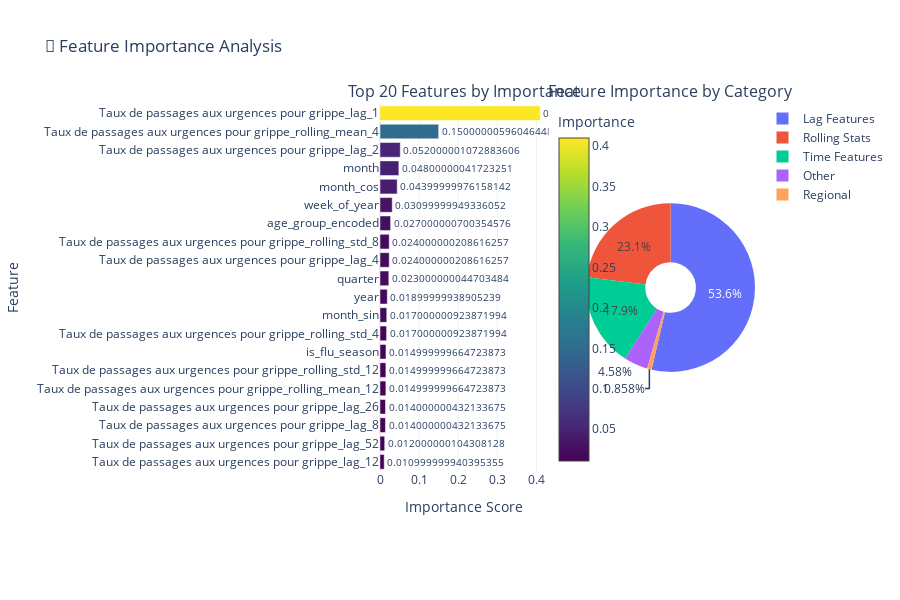
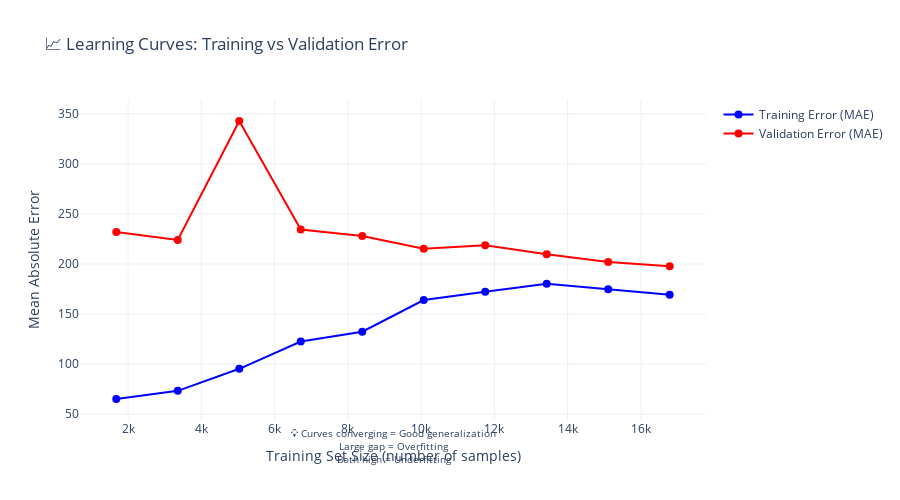

Here is the notebook cell these charts were saved with, in order:
### Code cell
if XGB_AVAILABLE and df is not None and target_col and 'pred_xgb' in test.columns:
    print("📊 Creating Feature Importance and Learning Curve Visualizations...\n")
    
    # ============ Feature Importance Visualization ============
    fig_importance = make_subplots(
        rows=1, cols=2,
        subplot_titles=('Top 20 Features by Importance', 'Feature Importance by Category'),
        specs=[[{'type': 'bar'}, {'type': 'pie'}]]
    )
    
    # Bar chart of top 20 features
    top_20 = importance.head(20).sort_values('importance', ascending=True)
    
    fig_importance.add_trace(
        go.Bar(
            x=top_20['importance'],
            y=top_20['feature'],
            orientation='h',
            marker=dict(
                color=top_20['importance'],
                colorscale='Viridis',
                showscale=True,
                colorbar=dict(title='Importance', x=0.45)
            ),
            text=top_20['importance'].round(3),
            textposition='outside',
            showlegend=False
        ),
        row=1, col=1
    )
    
    # Categorize features for pie chart
    def categorize_feature(feat_name):
        if 'lag' in feat_name:
            return 'Lag Features'
        elif 'rolling' in feat_name:
            return 'Rolling Stats'
        elif feat_name in ['month', 'week_of_year', 'quarter', 'month_sin', 'month_cos', 'is_flu_season']:
            return 'Time Features'
        elif 'region' in feat_name:
            return 'Regional'
        else:
            return 'Other'
    
    importance['category'] = importance['feature'].apply(categorize_feature)
    category_importance = importance.groupby('category')['importance'].sum().reset_index()
    
    fig_importance.add_trace(
        go.Pie(
            labels=category_importance['category'],
            values=category_importance['importance'],
            hole=0.3,
            showlegend=True
        ),
        row=1, col=2
    )
    
    fig_importance.update_xaxes(title_text="Importance Score", row=1, col=1)
    fig_importance.update_yaxes(title_text="Feature", row=1, col=1)
    
    fig_importance.update_layout(
        title_text="🎯 Feature Importance Analysis",
        height=600,
        template='plotly_white'
    )
    
    fig_importance.write_html(viz_path / 'feature_importance_analysis.html')
    fig_importance.show()
    print("✅ Saved: feature_importance_analysis.html")
    
    # ============ Learning Curves ============
    print("\n📈 Generating Learning Curves (this may take a moment)...")
    
    # Sample different training sizes
    train_sizes = np.linspace(0.1, 1.0, 10)
    train_scores_mae = []
    val_scores_mae = []
    
    for size in train_sizes:
        n_samples = int(len(X_train_final) * size)
        if n_samples < 50:  # Minimum samples for training
            continue
            
        X_sample = X_train_final.iloc[:n_samples]
        y_sample = y_train_final.iloc[:n_samples]
        
        # Train model on subset
        temp_model = xgb.XGBRegressor(
            objective='reg:squarederror',
            n_estimators=100,  # Fewer estimators for speed
            max_depth=6,
            learning_rate=0.05,
            subsample=0.8,
            colsample_bytree=0.8,
            random_state=42,
            n_jobs=-1
        )
        
        temp_model.fit(X_sample, y_sample, verbose=False)
        
        # Evaluate
        train_pred_temp = temp_model.predict(X_sample)
        val_pred_temp = temp_model.predict(X_val)
        
        train_mae = mean_absolute_error(y_sample, train_pred_temp)
        val_mae = mean_absolute_error(y_val, val_pred_temp)
        
        train_scores_mae.append(train_mae)
        val_scores_mae.append(val_mae)
    
    # Plot learning curves
    actual_train_sizes = [int(len(X_train_final) * s) for s in train_sizes[:len(train_scores_mae)]]
    
    fig_learning = go.Figure()
    
    fig_learning.add_trace(go.Scatter(
        x=actual_train_sizes,
        y=train_scores_mae,
        mode='lines+markers',
        name='Training Error (MAE)',
        line=dict(color='blue', width=2),
        marker=dict(size=8)
    ))
    
    fig_learning.add_trace(go.Scatter(
        x=actual_train_sizes,
        y=val_scores_mae,
        mode='lines+markers',
        name='Validation Error (MAE)',
        line=dict(color='red', width=2),
        marker=dict(size=8)
    ))
    
    fig_learning.update_layout(
        title='📈 Learning Curves: Training vs Validation Error',
        xaxis_title='Training Set Size (number of samples)',
        yaxis_title='Mean Absolute Error',
        height=500,
        template='plotly_white',
        hovermode='x unified',
        annotations=[
            dict(
                text='💡 Curves converging = Good generalization<br>Large gap = Overfitting<br>Both high = Underfitting',
                xref='paper', yref='paper',
                x=0.5, y=-0.15,
                showarrow=False,
                font=dict(size=10),
                xanchor='center'
            )
        ]
    )
    
    fig_learning.write_html(viz_path / 'learning_curves.html')
    fig_learning.show()
    print("✅ Saved: learning_curves.html")
    
    # Interpretation
    print("\n" + "="*80)
    print("📊 LEARNING CURVE INTERPRETATION")
    print("="*80)
    
    final_gap = val_scores_mae[-1] - train_scores_mae[-1]
    gap_percentage = (final_gap / val_scores_mae[-1]) * 100
    
    print(f"\nFinal Training MAE: {train_scores_mae[-1]:.2f}")
    print(f"Final Validation MAE: {val_scores_mae[-1]:.2f}")
    print(f"Gap: {final_gap:.2f} ({gap_percentage:.1f}%)")
    
    if gap_percentage < 10:
        print("\n✅ EXCELLENT: Model generalizes very well")
        print("   - Small gap between training and validation error")
        print("   - Model is not overfitting")
    elif gap_percentage < 20:
        print("\n✅ GOOD: Model generalizes well")
        print("   - Acceptable gap between training and validation")
        print("   - Minimal overfitting")
    else:
        print("\n⚠️ CAUTION: Some overfitting detected")
        print("   - Consider: more data, regularization, or simpler model")
    
    # Check if more data would help
    mae_improvement = train_scores_mae[0] - train_scores_mae[-1]
    if val_scores_mae[-1] > val_scores_mae[-2]:
        print("\n💡 RECOMMENDATION: More training data would likely improve performance")
    else:
        print("\n💡 RECOMMENDATION: Model has likely reached optimal performance with current features")
    
    print("="*80)

### Figure 1 — Plotly figure (JSON) as saved in the notebook; plotly's stock layout.template omitted (floating-point values rounded to 4 significant figures)
{"data": [{"marker": {"color": [0.01075, 0.01201, 0.01394, 0.01403, 0.01505, 0.01507, 0.01531, 0.01682, 0.0173, 0.01864, 0.02257, 0.02358, 0.02359, 0.02716, 0.03132, 0.04397, 0.04826, 0.05184, 0.1501, 0.4101], "colorbar": {"title": {"text": "Importance"}, "x": 0.45}, "colorscale": [[0.0, "#440154"], [0.1111, "#482878"], [0.2222, "#3e4989"], [0.3333, "#31688e"], [0.4444, "#26828e"], [0.5556, "#1f9e89"], [0.6667, "#35b779"], [0.7778, "#6ece58"], [0.8889, "#b5de2b"], [1.0, "#fde725"]], "showscale": true}, "orientation": "h", "showlegend": false, "text": [0.011, 0.012, 0.014, 0.014, 0.015, 0.015, 0.015, 0.017, 0.017, 0.019, 0.023, 0.024, 0.024, 0.027, 0.031, 0.044, 0.048, 0.052, 0.15, 0.41], "textposition": "outside", "type": "bar", "x": [0.01075, 0.01201, 0.01394, 0.01403, 0.01505, 0.01507, 0.01531, 0.01682, 0.0173, 0.01864, 0.02257, 0.02358, 0.02359, 0.02716, 0.03132, 0.04397, 0.04826, 0.05184, 0.1501, 0.4101], "xaxis": "x", "y": ["Taux de passages aux urgences pour grippe_lag_12", "Taux de passages aux urgences pour grippe_lag_52", "Taux de passages aux urgences pour grippe_lag_8", "Taux de passages aux urgences pour grippe_lag_26", "Taux de passages aux urgences pour grippe_rolling_mean_12", "Taux de passages aux urgences pour grippe_rolling_std_12", "is_flu_season", "Taux de passages aux urgences pour grippe_rolling_std_4", "month_sin", "year", "quarter", "Taux de passages aux urgences pour grippe_lag_4", "Taux de passages aux urgences pour grippe_rolling_std_8", "age_group_encoded", "week_of_year", "month_cos", "month", "Taux de passages aux urgences pour grippe_lag_2", "Taux de passages aux urgences pour grippe_rolling_mean_4", "Taux de passages aux urgences pour grippe_lag_1"], "yaxis": "y"}, {"domain": {"x": [0.55, 1.0], "y": [0.0, 1.0]}, "hole": 0.3, "labels": ["Lag Features", "Other", "Regional", "Rolling Stats", "Time Features"], "showlegend": true, "type": "pie", "values": [0.5362, 0.0458, 0.008582, 0.2307, 0.1787]}], "layout": {"annotations": [{"font": {"size": 16}, "showarrow": false, "text": "Top 20 Features by Importance", "x": 0.225, "xanchor": "center", "xref": "paper", "y": 1.0, "yanchor": "bottom", "yref": "paper"}, {"font": {"size": 16}, "showarrow": false, "text": "Feature Importance by Category", "x": 0.775, "xanchor": "center", "xref": "paper", "y": 1.0, "yanchor": "bottom", "yref": "paper"}], "height": 600, "title": {"text": "🎯 Feature Importance Analysis"}, "xaxis": {"anchor": "y", "domain": [0.0, 0.45], "title": {"text": "Importance Score"}}, "yaxis": {"anchor": "x", "domain": [0.0, 1.0], "title": {"text": "Feature"}}}}

### Figure 2 — Plotly figure (JSON) as saved in the notebook; plotly's stock layout.template omitted (floating-point values rounded to 4 significant figures)
{"data": [{"line": {"color": "blue", "width": 2}, "marker": {"size": 8}, "mode": "lines+markers", "name": "Training Error (MAE)", "type": "scatter", "x": [1678, 3356, 5035, 6713, 8392, 10070, 11748, 13427, 15105, 16784], "y": [65.12, 73.27, 95.3, 122.5, 132.4, 163.9, 172.4, 180.1, 174.7, 169.2]}, {"line": {"color": "red", "width": 2}, "marker": {"size": 8}, "mode": "lines+markers", "name": "Validation Error (MAE)", "type": "scatter", "x": [1678, 3356, 5035, 6713, 8392, 10070, 11748, 13427, 15105, 16784], "y": [231.9, 224.0, 342.8, 234.4, 228.0, 215.1, 218.8, 209.6, 202.0, 197.7]}], "layout": {"annotations": [{"font": {"size": 10}, "showarrow": false, "text": "💡 Curves converging = Good generalization<br>Large gap = Overfitting<br>Both high = Underfitting", "x": 0.5, "xanchor": "center", "xref": "paper", "y": -0.15, "yref": "paper"}], "height": 500, "hovermode": "x unified", "title": {"text": "📈 Learning Curves: Training vs Validation Error"}, "xaxis": {"title": {"text": "Training Set Size (number of samples)"}}, "yaxis": {"title": {"text": "Mean Absolute Error"}}}}
